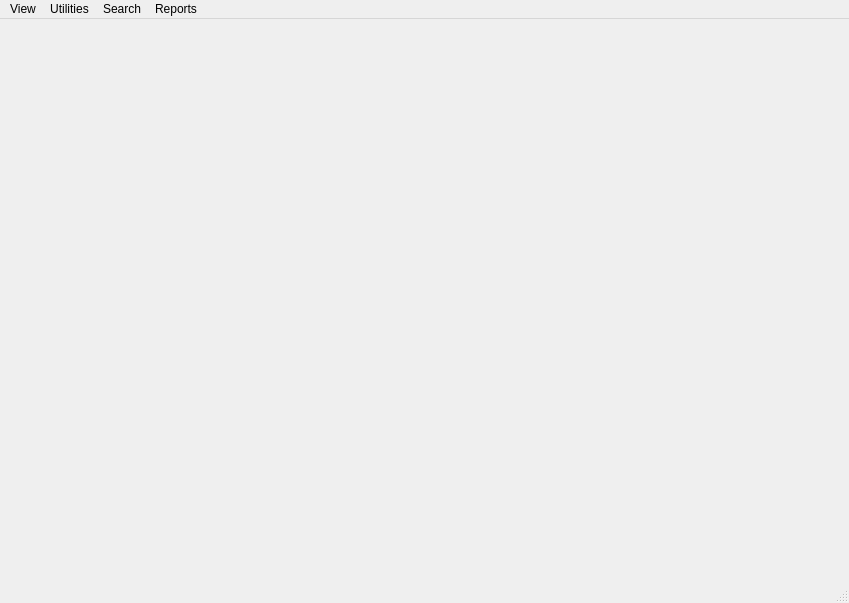
<?xml version="1.0" encoding="UTF-8"?>
<ui version="4.0">
 <class>MainWindow</class>
 <widget class="QMainWindow" name="MainWindow">
  <property name="geometry">
   <rect>
    <x>0</x>
    <y>0</y>
    <width>849</width>
    <height>603</height>
   </rect>
  </property>
  <property name="windowTitle">
   <string>MainWindow</string>
  </property>
  <widget class="QWidget" name="centralwidget">
   <layout class="QGridLayout" name="gridLayout">
    <item row="0" column="0">
     <layout class="QGridLayout" name="gridLayout_2"/>
    </item>
   </layout>
  </widget>
  <widget class="QMenuBar" name="menubar">
   <property name="geometry">
    <rect>
     <x>0</x>
     <y>0</y>
     <width>849</width>
     <height>22</height>
    </rect>
   </property>
   <widget class="QMenu" name="menuEdit">
    <property name="title">
     <string>View</string>
    </property>
    <addaction name="separator"/>
    <addaction name="actionView_Collection"/>
    <addaction name="actionView_Track"/>
    <addaction name="actionView_Artist"/>
   </widget>
   <widget class="QMenu" name="menuAppearance">
    <property name="title">
     <string>Utilities</string>
    </property>
    <addaction name="actionRemove_collection"/>
    <addaction name="actionMove_Collection"/>
    <addaction name="actionCompare_Collections"/>
    <addaction name="actionTest_Collections"/>
   </widget>
   <widget class="QMenu" name="menuSearch">
    <property name="title">
     <string>Search</string>
    </property>
    <addaction name="actionSelect_a_Drive"/>
   </widget>
   <widget class="QMenu" name="menuReports">
    <property name="title">
     <string>Reports</string>
    </property>
    <addaction name="actionView_Database"/>
    <addaction name="actionView_Details"/>
   </widget>
   <addaction name="menuEdit"/>
   <addaction name="menuAppearance"/>
   <addaction name="menuSearch"/>
   <addaction name="menuReports"/>
  </widget>
  <widget class="QStatusBar" name="statusbar"/>
  <action name="actionNew">
   <property name="text">
    <string>New</string>
   </property>
  </action>
  <action name="actionSave">
   <property name="text">
    <string>Save</string>
   </property>
  </action>
  <action name="actionSave_As">
   <property name="text">
    <string>Save As</string>
   </property>
  </action>
  <action name="actionOpen">
   <property name="text">
    <string>Open</string>
   </property>
  </action>
  <action name="actionOpen_2">
   <property name="text">
    <string>Open</string>
   </property>
  </action>
  <action name="actionSave_2">
   <property name="text">
    <string>Save</string>
   </property>
  </action>
  <action name="actionSave_As_2">
   <property name="text">
    <string>Save As</string>
   </property>
  </action>
  <action name="actionUndo">
   <property name="text">
    <string>Undo</string>
   </property>
  </action>
  <action name="actionReDo">
   <property name="text">
    <string>ReDo</string>
   </property>
  </action>
  <action name="actionCopy">
   <property name="text">
    <string>Copy</string>
   </property>
  </action>
  <action name="actionCut">
   <property name="text">
    <string>Cut</string>
   </property>
  </action>
  <action name="actionPaste">
   <property name="text">
    <string>Paste</string>
   </property>
  </action>
  <action name="actiondark">
   <property name="text">
    <string>Dark</string>
   </property>
  </action>
  <action name="actionLight">
   <property name="text">
    <string>Light</string>
   </property>
  </action>
  <action name="actionSelect_a_Drive">
   <property name="text">
    <string>Select a Drive</string>
   </property>
  </action>
  <action name="actionView_Database">
   <property name="text">
    <string>View Collection Summary</string>
   </property>
  </action>
  <action name="actionView_Details">
   <property name="text">
    <string>View Collection Details</string>
   </property>
  </action>
  <action name="actionRemove_collection">
   <property name="text">
    <string>Remove Collection</string>
   </property>
  </action>
  <action name="actionMove_Collection">
   <property name="text">
    <string>Move Collection</string>
   </property>
  </action>
  <action name="actionCompare_Collections">
   <property name="text">
    <string>Compare Collections</string>
   </property>
  </action>
  <action name="actionTest_Collections">
   <property name="text">
    <string>Test Collection</string>
   </property>
  </action>
  <action name="actionView_Collection">
   <property name="text">
    <string>View Collection</string>
   </property>
  </action>
  <action name="actionView_Track">
   <property name="text">
    <string>View Track</string>
   </property>
  </action>
  <action name="actionView_Artist">
   <property name="text">
    <string>View Artist</string>
   </property>
  </action>
 </widget>
 <resources/>
 <connections/>
</ui>
